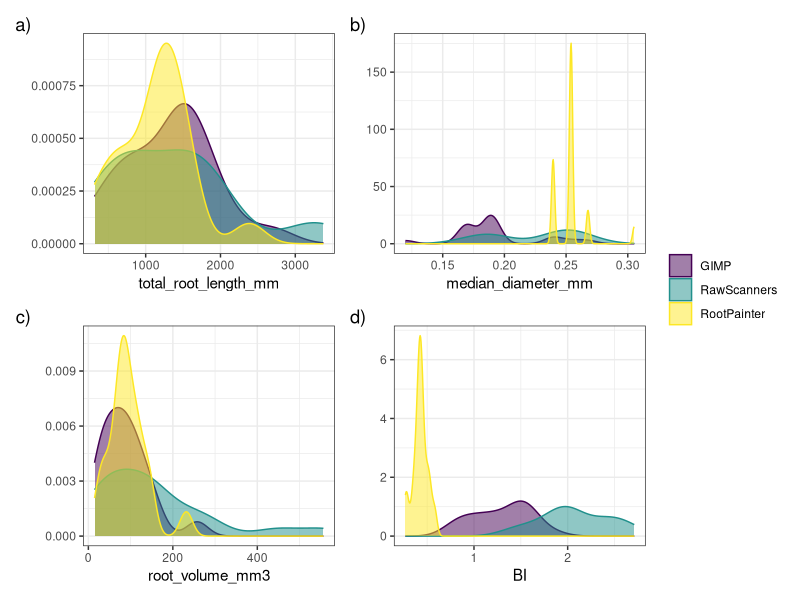
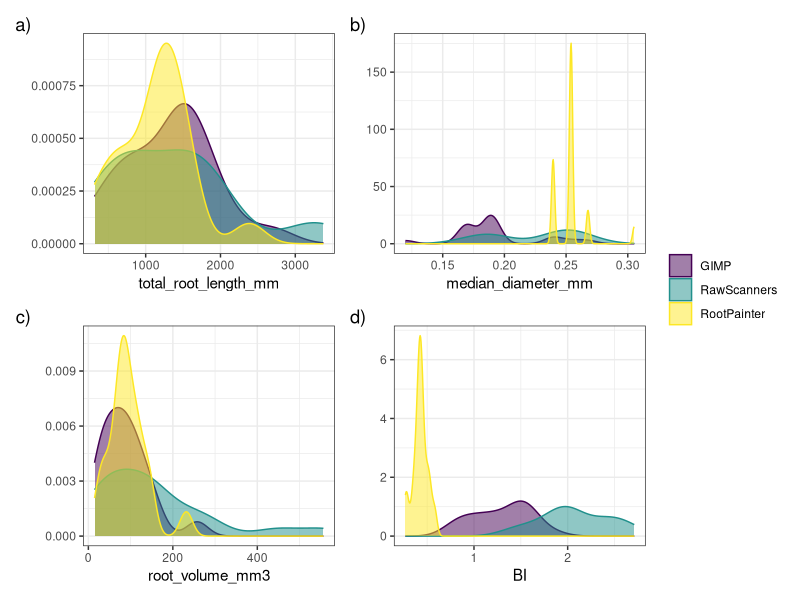

Write the R code that produced these figures, in order.
### Ploting trait densities by processing methodologies
# Anya Courtenay
# 25/09/2024

## TO EDIT: add units, remove grids, higher alpha?
## TO CHECK: outliers

### 1. Set up ----

library(dplyr)
library(ggplot2)
library(ggpubr)
library(viridis)
library(patchwork)

#### Load in all scan data across different methods
all_data <- read.csv('data/roots/processed/TechnicalValidationRootScannersData.csv')

#### filter to only include matched scans
glimpse(all_data)
IDs <- all_data %>%
  filter(source == 'GIMP') %>%
  select(ID)

compare <- all_data %>% filter(ID %in% IDs$ID)

### 2. Format data ----

# Select just trait variables by source
compare <- compare %>%
        select(source, 
         total_root_length_mm = Total.Root.Length.mm,
         median_diameter_mm = Median.Diameter.mm,
         root_volume_mm3 = Volume.mm3,
         BI)

### 3. Density plots per trait by method ----

ggplot(compare, aes(x = total_root_length_mm, color = source, fill = source)) +
  geom_density(alpha = 0.5) +
  theme_bw() +
  labs(x = "total_root_length_mm",
       y = NULL,
       color = "source") +
  scale_fill_viridis_d() +
  scale_color_viridis_d() +
  theme(legend.title = element_blank()) +

ggplot(compare, aes(x = median_diameter_mm, color = source, fill = source)) +
  geom_density(alpha = 0.5) +
  theme_bw() +
  labs(x = "median_diameter_mm",
       y = NULL,
       color = "source") +
  scale_fill_viridis_d() +
  scale_color_viridis_d() +
    theme(legend.title = element_blank()) +

ggplot(compare, aes(x = root_volume_mm3, color = source, fill = source)) +
  geom_density(alpha = 0.5) +
  theme_bw() +
  labs(x = "root_volume_mm3",
       y = NULL,
       color = "source") +
  scale_fill_viridis_d() +
  scale_color_viridis_d() +
  theme(legend.title = element_blank()) +

ggplot(compare, aes(x = BI, color = source, fill = source)) +
  geom_density(alpha = 0.5) +
  theme_bw() +
  labs(x = "BI",
       y = NULL,
       color = "source") +
  scale_fill_viridis_d() +
  scale_color_viridis_d() +
    theme(legend.title = element_blank()) +
  plot_layout(guides = 'collect') &
  plot_annotation(tag_levels = 'a', tag_suffix = ')')

ggsave('results/MethodsComparison/plotTraitsMethod_MeasuredVars.png', height = 7, width = 7, dpi = 320)

